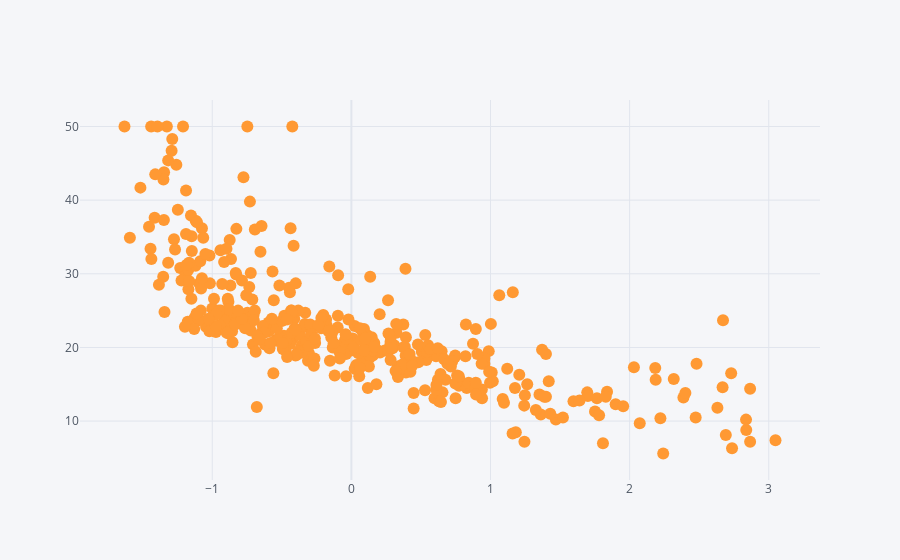

Source (notebook cell):
### Code cell
df.iplot(x='LSTAT',y='price',mode='markers')

### Figure 1 — Plotly figure (JSON) as saved in the notebook; plotly's stock layout.template omitted (floating-point values rounded to 4 significant figures; data arrays with more than 128 entries replaced by an {"elided": "..."} marker saying what was removed)
{"data": [{"line": {"color": "rgba(255, 153, 51, 1.0)", "dash": "solid", "shape": "linear", "width": 1.3}, "marker": {"size": 12, "symbol": "circle"}, "mode": "markers", "name": "price", "text": "", "type": "scatter", "x": {"elided": "415 float values"}, "y": {"elided": "415 float values"}}], "layout": {"legend": {"bgcolor": "#F5F6F9", "font": {"color": "#4D5663"}}, "paper_bgcolor": "#F5F6F9", "plot_bgcolor": "#F5F6F9", "title": {"font": {"color": "#4D5663"}}, "xaxis": {"gridcolor": "#E1E5ED", "showgrid": true, "tickfont": {"color": "#4D5663"}, "title": {"font": {"color": "#4D5663"}, "text": ""}, "zerolinecolor": "#E1E5ED"}, "yaxis": {"gridcolor": "#E1E5ED", "showgrid": true, "tickfont": {"color": "#4D5663"}, "title": {"font": {"color": "#4D5663"}, "text": ""}, "zerolinecolor": "#E1E5ED"}}}
